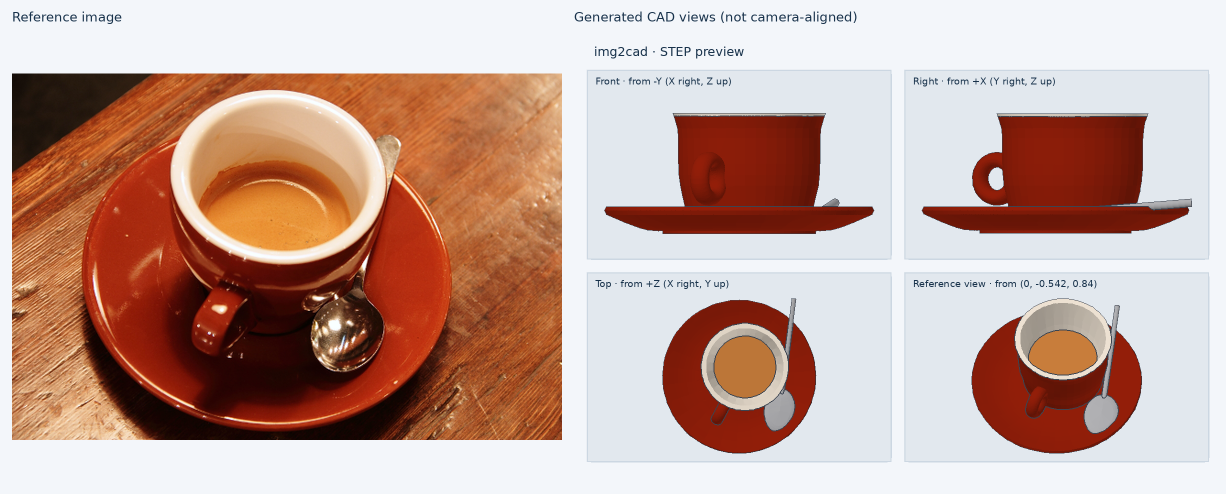
#> input picture examples/espresso-cup/comparison.png, 2452 x 988 px (shown at 1/2 size)
$ python -i make_mask.py   (imports and definitions only)
#> lines starting #> are read from the running program, lines starting #| are printed output that depends on the picture
#> `picture = cv2.imread('../examples/espresso-cup/comparison.png', cv2.IM..`:
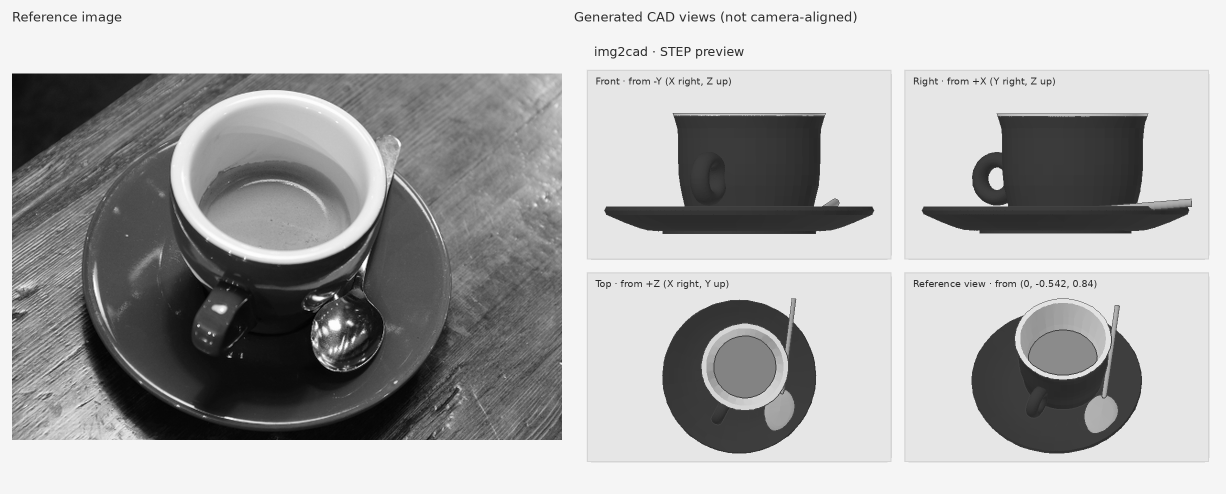
#> picture: shape (988, 2452) (shown at 1/2 size); min 0, max 255, mean 170.9
#!/usr/bin/env python3
"""Make a subject mask (white = subject) for --reference-mask and trace_regions.

    img2cad mask photo.png mask.png --polygon "120,40 300,38 310,260 115,262"
    img2cad mask photo.png mask.png --ellipse 290,112,122,97 --polygon "..."    # union of shapes
    img2cad mask photo.png mask.png --seed 300,200 --tolerance 18              # grow a colour region
    img2cad mask photo.png mask.png --background-seed 5,5 --tolerance 12      # everything except the grown background

Shapes are unioned; `--subtract-polygon` removes areas (a gap between legs).
Seeds grow over neighbouring pixels within `--tolerance` of the seed colour
(shading-tolerant distance), so a plain background or a flat-coloured part is
one click. Always look at the written `*_check.png`: the photo darkened
outside the mask.

Learned segmentation (optional): `--sam` uses Meta's SAM 2 when it is
installed (`pip install "img2cad[sam]"`). Give it what to cut with clicks
and/or a box; the mask is unioned with any shapes above:

    img2cad mask photo.png mask.png --sam --point 300,200 --point 340,260 --negative 40,40
    img2cad mask photo.png mask.png --sam --box 120,40,480,390
    img2cad mask photo.png mask.png --sam --sam-model facebook/sam2.1-hiera-large

The model is fetched from Hugging Face on first use (or pass a local
`--sam-checkpoint` and `--sam-config`). Without SAM 2 installed, `--sam`
fails with an install hint; the other modes need nothing extra.

Busy backgrounds without SAM: `--auto` separates the object from the
background by colour statistics, GrabCut-style. Everything outside `--box`
(default: a 4 % border) is background; colour models of object and
background are refined over several rounds, smoothed, and the largest
connected region is kept. It needs the object's colours to differ from the
background's somewhere; check the `*_check.png`.

    img2cad mask photo.png mask.png --auto --box 120,40,480,390
"""

from __future__ import annotations

import argparse
from pathlib import Path

import numpy as np
from PIL import Image, ImageDraw


# [59 lines left out: functions parse_points, parse_numbers, features, grow, sam_mask, not called in this run]


def _kmeans(samples: np.ndarray, k: int, rng: np.random.Generator, rounds: int = 12) -> tuple[np.ndarray, np.ndarray, np.ndarray]:
    """Centres, per-cluster diagonal variances and weights of a small Gaussian mixture (k-means fit)."""
    k = max(1, min(k, len(samples)))
    centres = samples[rng.choice(len(samples), size=k, replace=False)]
    for _ in range(rounds):
        labels = np.argmin(((samples[:, None, :] - centres[None]) ** 2).sum(-1), axis=1)
        for j in range(k):
            members = samples[labels == j]
            if len(members):
                centres[j] = members.mean(axis=0)
    labels = np.argmin(((samples[:, None, :] - centres[None]) ** 2).sum(-1), axis=1)
    variances = np.stack([samples[labels == j].var(axis=0) + 25.0 if np.any(labels == j) else np.full(samples.shape[1], 400.0)
                          for j in range(k)])
    weights = np.bincount(labels, minlength=k) / len(labels) + 1e-6
    return centres, variances, weights


# [8 lines left out: function _log_likelihood, not called in this run]


def auto_mask(rgb: np.ndarray, box: tuple[float, float, float, float] | None = None, rounds: int = 6, clusters: int = 5,
              seed: int = 0) -> np.ndarray:
    """Object vs background by iterated colour mixtures (no learned model); outside `box` is background."""
#> called with rounds = 6, clusters = 5, seed = 0
    from scipy import ndimage

    height, width = rgb.shape[:2]
#> height = 988; width = 2452
    if box is None:
        mx, my = max(2, int(width * 0.04)), max(2, int(height * 0.04))
#> mx = 98; my = 39
        box = (mx, my, width - mx, height - my)
#> box = (98, 39, 2354, 949)
    x0, y0, x1, y1 = (int(round(v)) for v in box)
#> x0 = 98; y0 = 39; x1 = 2354; y1 = 949
    inside = np.zeros((height, width), dtype=bool)
    inside[max(0, y0):min(height, y1), max(0, x0):min(width, x1)] = True
    pixels = rgb.astype(np.float64)
    rng = np.random.default_rng(seed)
    foreground = inside.copy()
    for _ in range(rounds):
        models = []
        for region in (foreground, ~foreground):
            samples = pixels[region]
            if len(samples) > 6000:
                samples = samples[rng.choice(len(samples), size=6000, replace=False)]
            models.append(_kmeans(samples.copy(), clusters, rng))
        ratio = _log_likelihood(pixels, models[0]) - _log_likelihood(pixels, models[1])
        ratio = ndimage.gaussian_filter(ratio, sigma=max(1.0, min(height, width) / 200))
        candidate = (ratio > 0) & inside
        candidate = ndimage.binary_opening(candidate, iterations=2)
        labels, count = ndimage.label(candidate)
        if count == 0:
            break
        sizes = ndimage.sum(candidate, labels, range(1, count + 1))
        candidate = ndimage.binary_fill_holes(labels == int(np.argmax(sizes)) + 1)
        if np.array_equal(candidate, foreground):
            break
        foreground = candidate
    return foreground


# [72 lines left out: functions make_mask, main, not called in this run]


# [2 lines not run here, left out]

>>> import cv2
>>> picture = cv2.imread('../examples/espresso-cup/comparison.png', cv2.IMREAD_GRAYSCALE)
#> (the run stopped early here; a loop or call above may not have finished)

$ run again, on examples/falcon9-pad/comparison.png
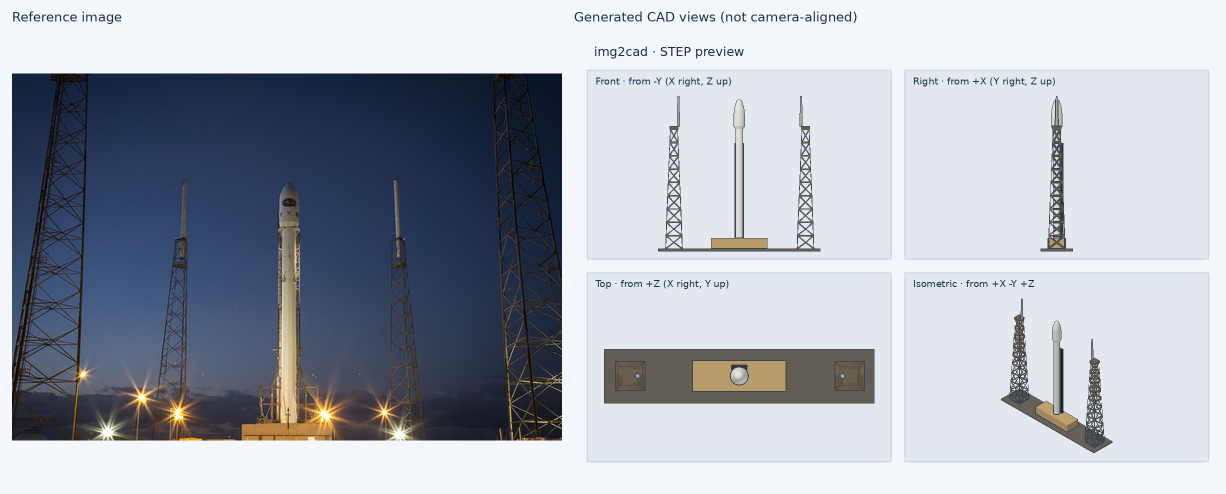
#> input picture examples/falcon9-pad/comparison.png, 2452 x 988 px (shown at 1/2 size)
#> `picture = cv2.imread('../examples/espresso-cup/comparison.png', cv2.IM..`:
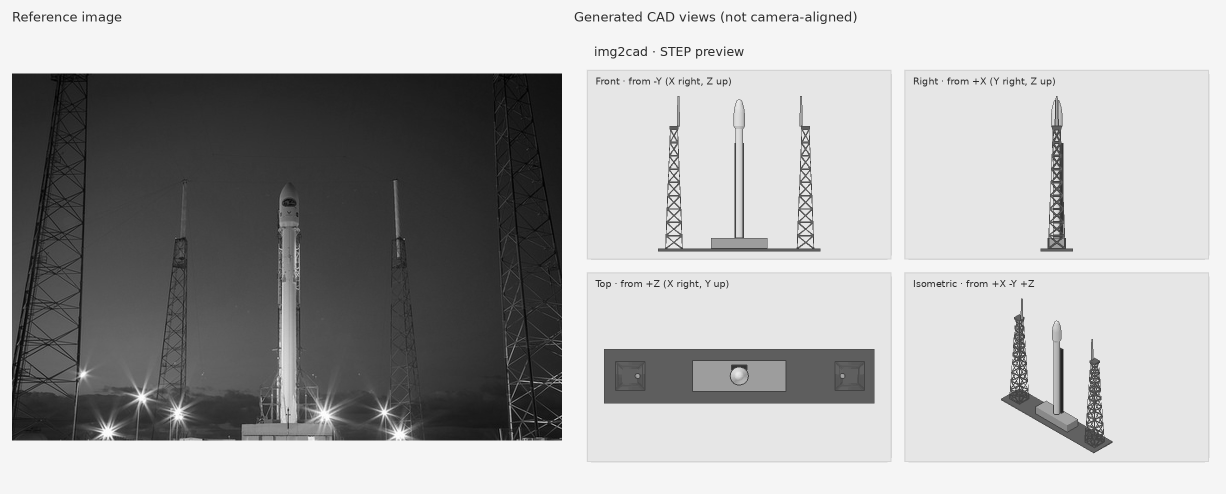
#> picture: shape (988, 2452) (shown at 1/2 size); min 0, max 255, mean 171.7
